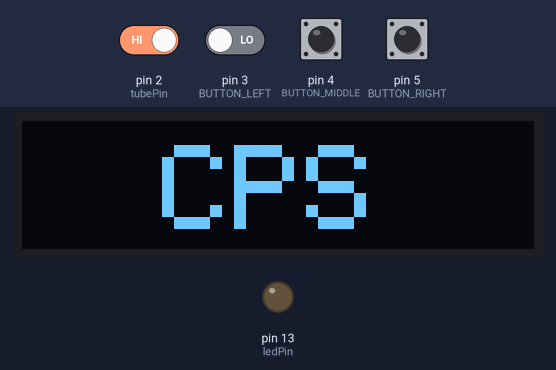
This sketch was run on a simulated Arduino Uno, built with avr-gcc and run on an emulated ATmega328P. On the bench: 128×32 one-colour display, output pins drawn as LEDs (lit = HIGH). Inputs (shaded band) come from the test bench; at power-on: pin 2 (tubePin) HIGH, pin 3 (BUTTON_LEFT), pin 4 (BUTTON_MIDDLE), pin 5 (BUTTON_RIGHT) LOW. What the sketch prints to the serial monitor is not drawn.

Above: at 4.4 s.
4.5 s: pin 4 (BUTTON_MIDDLE) pulled HIGH for 1 s
At 6.8 s:
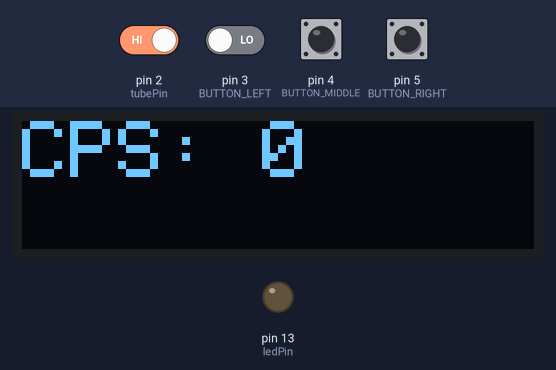
7.4 s: pin 2 (tubePin) driven LOW
At 10.1 s:
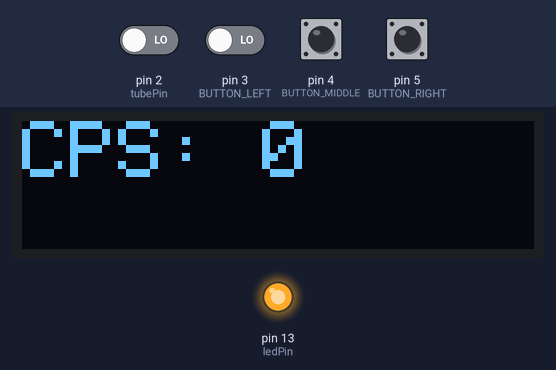
10.4 s: pin 2 (tubePin) driven HIGH
At 11.1 s:
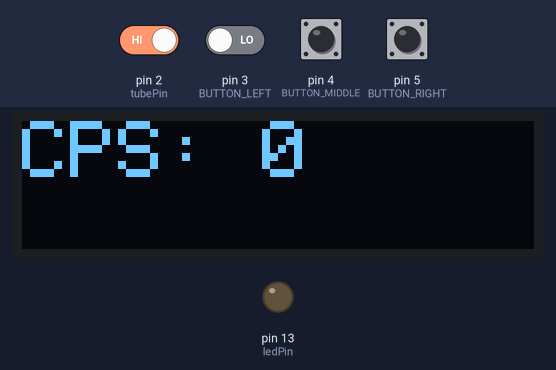
11.9 s: pin 3 (BUTTON_LEFT) driven HIGH and pin 4 (BUTTON_MIDDLE) driven HIGH
At 14.2 s:
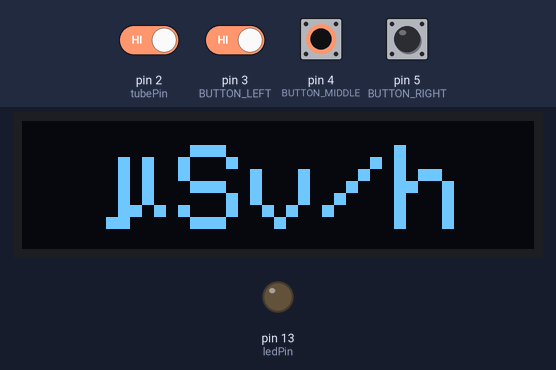
14.9 s: pin 2 (tubePin) driven LOW
At 15.77 s:
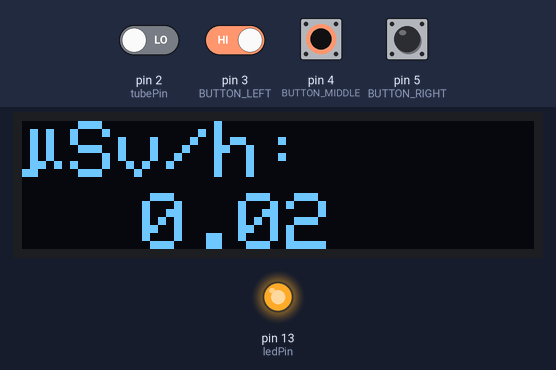
17.9 s: pin 4 (BUTTON_MIDDLE) driven LOW
Timing chart, 0 to 20.4 s (numbered marks = the images above; inputs shaded):
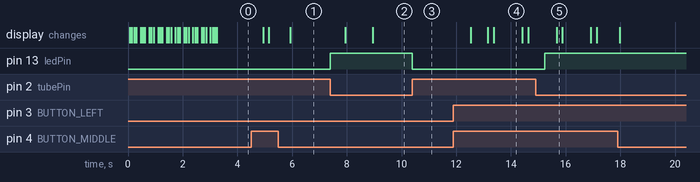

The sketch:

GeigerCounter_Code.ino
```cpp
#include <SPI.h>

#include <Wire.h>

#include <Adafruit_GFX.h>

#include <Adafruit_SSD1306.h>

#define BUTTON_LEFT 3
#define BUTTON_MIDDLE 4
#define BUTTON_RIGHT 5
#define SCREEN_WIDTH 128 // OLED display width, in pixels
#define SCREEN_HEIGHT 32 // OLED display height, in pixels
#define OLED_RESET - 1 // Reset pin # (or -1 if sharing Arduino reset pin)
#define SCREEN_ADDRESS 0x3C ///< See datasheet for Address; 0x3D for 128x64, 0x3C for 128x32
Adafruit_SSD1306 display(SCREEN_WIDTH, SCREEN_HEIGHT, & Wire, OLED_RESET);

const byte tubePin = 2;
const byte ledPin = 13;
const long interval_tube = 1000;

// 'sign1', 34x32px
const unsigned char epd_bitmap_sign1 [] PROGMEM = {
	0x00, 0x80, 0x00, 0x40, 0x00, 0x03, 0x80, 0x00, 0x70, 0x00, 0x07, 0xc0, 0x00, 0xf8, 0x00, 0x0f,
	0xe0, 0x01, 0xfc, 0x00, 0x0f, 0xe0, 0x01, 0xfe, 0x00, 0x1f, 0xf0, 0x03, 0xfe, 0x00, 0x3f, 0xf0,
	0x03, 0xff, 0x00, 0x3f, 0xf8, 0x07, 0xff, 0x00, 0x7f, 0xf8, 0x07, 0xff, 0x80, 0x7f, 0xfc, 0x0f,
	0xff, 0x80, 0x7f, 0xfc, 0x0f, 0xff, 0x80, 0xff, 0xf8, 0xc7, 0xff, 0xc0, 0xff, 0xf9, 0xe7, 0xff,
	0xc0, 0xff, 0xf3, 0xf3, 0xff, 0xc0, 0xff, 0xf3, 0xf3, 0xff, 0xc0, 0x00, 0x03, 0xf0, 0x00, 0x00,
	0x00, 0x03, 0xf0, 0x00, 0x00, 0x00, 0x01, 0xe0, 0x00, 0x00, 0x00, 0x00, 0x00, 0x00, 0x00, 0x00,
	0x00, 0x00, 0x00, 0x00, 0x00, 0x03, 0xf0, 0x00, 0x00, 0x00, 0x07, 0xf8, 0x00, 0x00, 0x00, 0x07,
	0xf8, 0x00, 0x00, 0x00, 0x0f, 0xfc, 0x00, 0x00, 0x00, 0x1f, 0xfe, 0x00, 0x00, 0x00, 0x1f, 0xfe,
	0x00, 0x00, 0x00, 0x3f, 0xff, 0x00, 0x00, 0x00, 0x3f, 0xff, 0x00, 0x00, 0x00, 0x7f, 0xff, 0x80,
	0x00, 0x00, 0x7f, 0xff, 0x80, 0x00, 0x00, 0x3f, 0xff, 0x00, 0x00, 0x00, 0x07, 0xf8, 0x00, 0x00
};
// 'sign2', 30x32px
const unsigned char epd_bitmap_sign2 [] PROGMEM = {
	0x00, 0x00, 0xf0, 0x00, 0x00, 0x00, 0xfe, 0x00, 0x00, 0x00, 0xff, 0x80, 0x00, 0x00, 0xff, 0xc0,
	0x00, 0x00, 0xff, 0xe0, 0x00, 0x00, 0xff, 0xf0, 0x00, 0x00, 0xff, 0xf8, 0x00, 0x00, 0xff, 0xfc,
	0x20, 0x00, 0xff, 0xf8, 0x78, 0x00, 0xff, 0xf0, 0x7c, 0x00, 0xff, 0xc0, 0x7f, 0x00, 0x3f, 0x00,
	0xff, 0xc0, 0x1c, 0x00, 0xff, 0xf3, 0xc0, 0x00, 0xff, 0xf7, 0xe0, 0x00, 0xff, 0xe7, 0xe0, 0x00,
	0xff, 0xe7, 0xe0, 0x00, 0xff, 0xf7, 0xe0, 0x00, 0xff, 0xf3, 0xc0, 0x00, 0xff, 0xc0, 0x1c, 0x00,
	0x7f, 0x00, 0x3f, 0x00, 0x7c, 0x00, 0xff, 0xc0, 0x78, 0x00, 0xff, 0xf0, 0x20, 0x00, 0xff, 0xf8,
	0x00, 0x00, 0xff, 0xfc, 0x00, 0x00, 0xff, 0xf8, 0x00, 0x00, 0xff, 0xf0, 0x00, 0x00, 0xff, 0xe0,
	0x00, 0x00, 0xff, 0xc0, 0x00, 0x00, 0xff, 0x80, 0x00, 0x00, 0xfe, 0x00, 0x00, 0x00, 0xf0, 0x00
};

// 'sign3', 34x32px
const unsigned char epd_bitmap_sign3 [] PROGMEM = {
	0x00, 0x07, 0xf8, 0x00, 0x00, 0x00, 0x3f, 0xff, 0x00, 0x00, 0x00, 0x7f, 0xff, 0x80, 0x00, 0x00,
	0x7f, 0xff, 0x80, 0x00, 0x00, 0x3f, 0xff, 0x00, 0x00, 0x00, 0x3f, 0xff, 0x00, 0x00, 0x00, 0x1f,
	0xfe, 0x00, 0x00, 0x00, 0x1f, 0xfe, 0x00, 0x00, 0x00, 0x0f, 0xfc, 0x00, 0x00, 0x00, 0x07, 0xf8,
	0x00, 0x00, 0x00, 0x07, 0xf8, 0x00, 0x00, 0x00, 0x03, 0xf0, 0x00, 0x00, 0x00, 0x00, 0x00, 0x00,
	0x00, 0x00, 0x00, 0x00, 0x00, 0x00, 0x00, 0x01, 0xe0, 0x00, 0x00, 0x00, 0x03, 0xf0, 0x00, 0x00,
	0x00, 0x03, 0xf0, 0x00, 0x00, 0xff, 0xf3, 0xf3, 0xff, 0xc0, 0xff, 0xf3, 0xf3, 0xff, 0xc0, 0xff,
	0xf9, 0xe7, 0xff, 0xc0, 0xff, 0xf8, 0x87, 0xff, 0xc0, 0x7f, 0xfc, 0x0f, 0xff, 0x80, 0x7f, 0xfc,
	0x0f, 0xff, 0x80, 0x7f, 0xf8, 0x07, 0xff, 0x80, 0x3f, 0xf8, 0x07, 0xff, 0x00, 0x3f, 0xf0, 0x03,
	0xff, 0x00, 0x1f, 0xf0, 0x03, 0xfe, 0x00, 0x1f, 0xe0, 0x01, 0xfc, 0x00, 0x0f, 0xe0, 0x01, 0xfc,
	0x00, 0x07, 0xc0, 0x00, 0xf8, 0x00, 0x03, 0x80, 0x00, 0x70, 0x00, 0x00, 0x80, 0x00, 0x40, 0x00
};

// 'sign4', 34x32px
const unsigned char epd_bitmap_sign4 [] PROGMEM = {
	0x00, 0x80, 0x00, 0x40, 0x00, 0x03, 0x80, 0x00, 0x70, 0x00, 0x07, 0xc0, 0x00, 0xf8, 0x00, 0x0f,
	0xe0, 0x01, 0xfc, 0x00, 0x0f, 0xe0, 0x01, 0xfe, 0x00, 0x1f, 0xf0, 0x03, 0xfe, 0x00, 0x3f, 0xf0,
	0x03, 0xff, 0x00, 0x3f, 0xf8, 0x07, 0xff, 0x00, 0x7f, 0xf8, 0x07, 0xff, 0x80, 0x7f, 0xfc, 0x0f,
	0xff, 0x80, 0x7f, 0xfc, 0x0f, 0xff, 0x80, 0xff, 0xf8, 0xc7, 0xff, 0xc0, 0xff, 0xf9, 0xe7, 0xff,
	0xc0, 0xff, 0xf3, 0xf3, 0xff, 0xc0, 0xff, 0xf3, 0xf3, 0xff, 0xc0, 0x00, 0x03, 0xf0, 0x00, 0x00,
	0x00, 0x03, 0xf0, 0x00, 0x00, 0x00, 0x01, 0xe0, 0x00, 0x00, 0x00, 0x00, 0x00, 0x00, 0x00, 0x00,
	0x00, 0x00, 0x00, 0x00, 0x00, 0x03, 0xf0, 0x00, 0x00, 0x00, 0x07, 0xf8, 0x00, 0x00, 0x00, 0x07,
	0xf8, 0x00, 0x00, 0x00, 0x0f, 0xfc, 0x00, 0x00, 0x00, 0x1f, 0xfe, 0x00, 0x00, 0x00, 0x1f, 0xfe,
	0x00, 0x00, 0x00, 0x3f, 0xff, 0x00, 0x00, 0x00, 0x3f, 0xff, 0x00, 0x00, 0x00, 0x7f, 0xff, 0x80,
	0x00, 0x00, 0x7f, 0xff, 0x80, 0x00, 0x00, 0x3f, 0xff, 0x00, 0x00, 0x00, 0x07, 0xf8, 0x00, 0x00
};

unsigned long previousMillis_tube = 0;
bool OK_state = false; // Needed for the function of the OK button
bool tubeState = LOW; // Boolean variable for the tube output
int clickCounter = 0; // Variable to store the clicks
int minuteIndex = 0; // Loops from 0 to 59 to compute clicks per second
int cps = 0; // Clicks per second
int cpm = 0; // Clicks per minute
int cpmArray[60]; // Array to hold 60 cps values
int screenIndex = 1; // Index which screen is shown

void setup() {
  Serial.begin(9600);
  pinMode(ledPin, OUTPUT);
  pinMode(tubePin, INPUT);
  attachInterrupt(digitalPinToInterrupt(tubePin), clicks, FALLING);
  pinMode(BUTTON_LEFT, INPUT);
  pinMode(BUTTON_MIDDLE, INPUT);
  pinMode(BUTTON_RIGHT, INPUT);
  // Initialize display
  display.begin(SSD1306_SWITCHCAPVCC, SCREEN_ADDRESS);
  display.setRotation(2);
  display.setTextColor(SSD1306_WHITE);
  display.cp437(true);
  // Clear the buffer
  display.clearDisplay();
  display.display();
  // Initialize array
  for (int i = 0; i < 60; i++) {
    cpmArray[i] = 0;
  }
  // Little animation at the beginning
  display.setTextSize(2);
  for(int i = 0; i < 10; i ++) {
    display.drawBitmap(0, 0, epd_bitmap_sign1, 34, 32, 1);
    display.setCursor(36, 0);
    display.print("Geiger");
    display.setCursor(36, 18);
    display.print("counter");
    display.display();
    delay(50);
    // Use filled rectangle instead of display.clearDisplay() to avoid flicker
    display.fillRect(0, 0, 34, 32, BLACK);
    display.display();
    display.drawBitmap(0, 0, epd_bitmap_sign2, 30, 32, 1);
    display.setCursor(36, 0);
    display.print("Geiger");
    display.setCursor(36, 18);
    display.print("counter");
    display.display();
    delay(50);
    display.fillRect(0, 0, 34, 32, BLACK);
    display.display();
    display.drawBitmap(0, 0, epd_bitmap_sign3, 34, 32, 1);
    display.setCursor(36, 0);
    display.print("Geiger");
    display.setCursor(36, 18);
    display.print("counter");
    display.display();
    delay(50);
    display.fillRect(0, 0, 34, 32, BLACK);
    display.display();
    display.drawBitmap(0, 0, epd_bitmap_sign4, 34, 32, 1);
    display.setCursor(36, 0);
    display.print("Geiger");
    display.setCursor(36, 18);
    display.print("counter");
    display.display();
    delay(50);
    display.fillRect(0, 0, 34, 32, BLACK);
    display.display();
  }
}

void loop() {
  while (OK_state == false) {
    if (digitalRead(BUTTON_MIDDLE) == 1) {
      OK_state = !OK_state;
      delay(200);
    }
    if (digitalRead(BUTTON_RIGHT) == 1 && screenIndex < 2) {
      screenIndex++;
      delay(200); // Debounce button
    }
    if (digitalRead(BUTTON_LEFT) == 1 && screenIndex > 0) {
      screenIndex--;
      delay(200);
    }
    if (screenIndex == 0) {
      display.clearDisplay();
      display.setTextSize(3);
      display.setCursor(21, 6);
      display.write(0xE6); // µ sign
      display.print("Sv/h");
      display.display();
    }
    if (screenIndex == 1) {
      display.clearDisplay();
      display.setTextSize(3);
      display.setCursor(35, 6);
      display.print("CPS");
      display.display();
    }
    if (screenIndex == 2) {
      display.clearDisplay();
      display.setTextSize(3);
      display.setCursor(35, 6);
      display.print("CPM");
      display.display();
    }
  }
  if (digitalRead(BUTTON_MIDDLE) == 1) {
    OK_state = !OK_state;
    delay(200);
  }
  tubeState = digitalRead(tubePin);
  if (tubeState == LOW) digitalWrite(ledPin, HIGH);
  else digitalWrite(ledPin, LOW);
  unsigned long currentMillis_tube = millis();
  // If one second is reached...
  if (currentMillis_tube - previousMillis_tube >= interval_tube) {
    previousMillis_tube = currentMillis_tube;
    cps = clickCounter;
    if (screenIndex == 1) {
      display.clearDisplay();
      display.setTextSize(2);
      display.setCursor(0, 0);
      display.print("CPS: ");
      display.print(cps);
      display.display();
      Serial.print("CPS: ");
      Serial.println(cps);
    }
    // CPM computation (sliding window)
    cpmArray[minuteIndex] = cps;
    for (int i = 0; i < 60; i++) {
      cpm += cpmArray[i];
    }
    if (screenIndex == 2) {
      display.clearDisplay();
      display.setTextSize(2);
      display.setCursor(0, 0);
      display.print("CPM: ");
      display.print(cpm);
      display.display();
    }
    if (screenIndex == 0) {
      // Convert cpm to microsieverts per hour
      float cpmflt = (float) cpm;
      float dose = cpmflt * 0.00812;
      display.clearDisplay();
      display.setTextSize(2);
      display.setCursor(0, 0);
      display.write(0xE6); // µ sign
      display.print("Sv/h: ");
      display.setCursor(30, 18);
      display.print(dose, 2);
      display.display();
    }
    cpm = 0; // Reset cpm for the next summation of the array values
    minuteIndex++; // Increase minuteIndex every second by 1
    if (minuteIndex > 59) {
      minuteIndex = 0;
    }
    // Reset clickCounter & cps
    clickCounter = 0;
    cps = 0;
  }
}

void clicks() {
  clickCounter++;
}
```

Measured:
- after the input at 4.5 s, the display: changes after 0.44 s (image 1)
- after the input at 7.4 s, pin 13 (ledPin): LOW → HIGH at once; the display: first changes after 0.54 s (image 2 shows a later state)
- after the input at 10.4 s, pin 13 (ledPin): HIGH → LOW at once
- after the input at 11.9 s, the display: changes after 0.63 s (image 4)
- after the input at 14.9 s, pin 13 (ledPin): LOW → HIGH after 0.34 s; the display: changes after 0.77 s (image 5)
- what the display in image 4 shows lasts 1.0 s, from 13.4 s to 14.4 s
